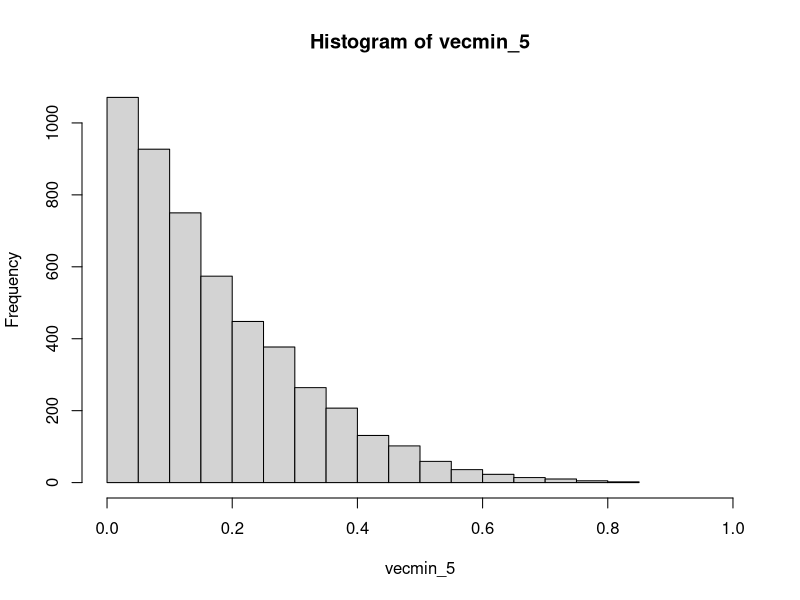
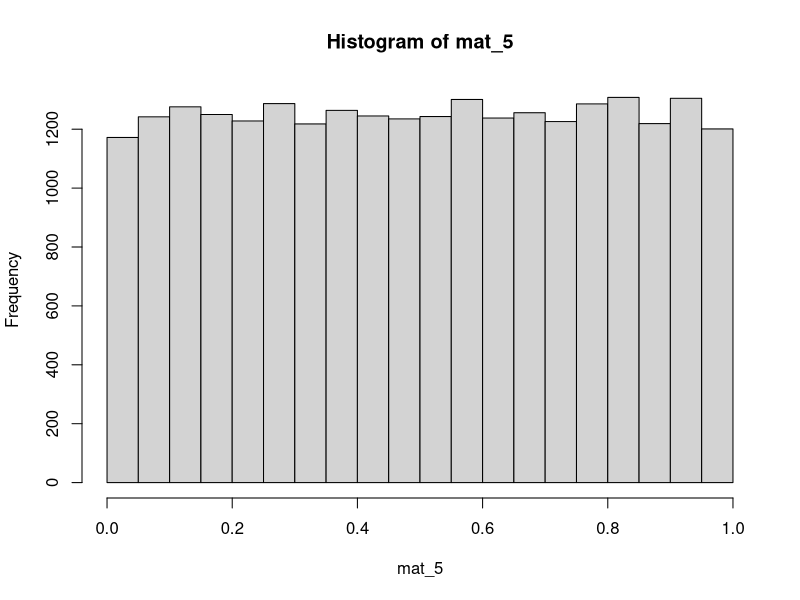
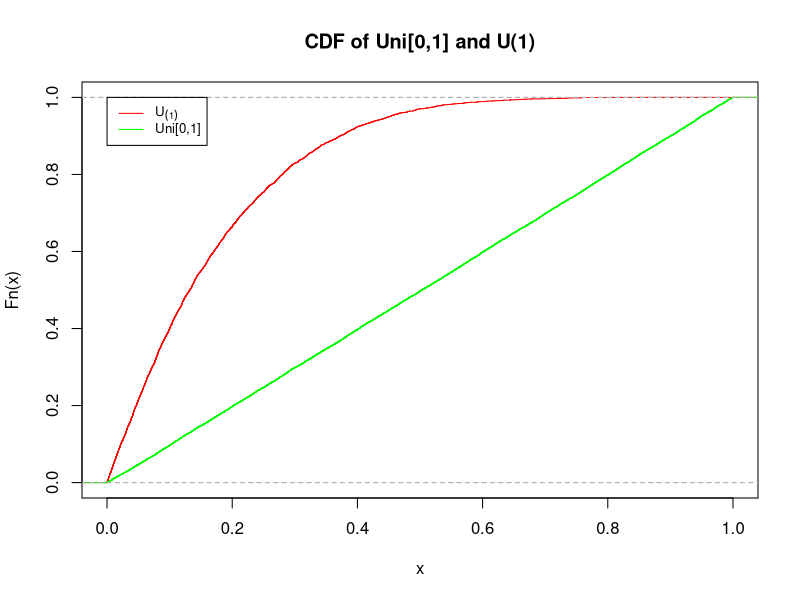
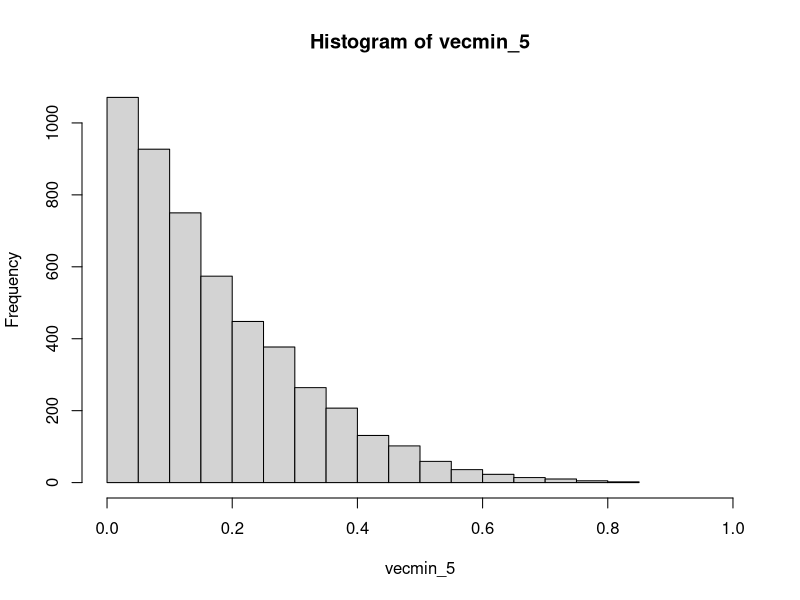
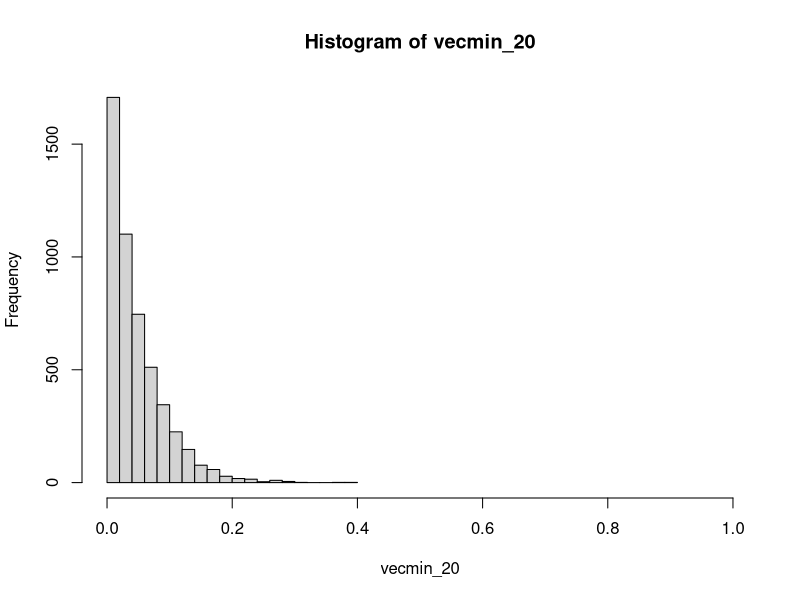
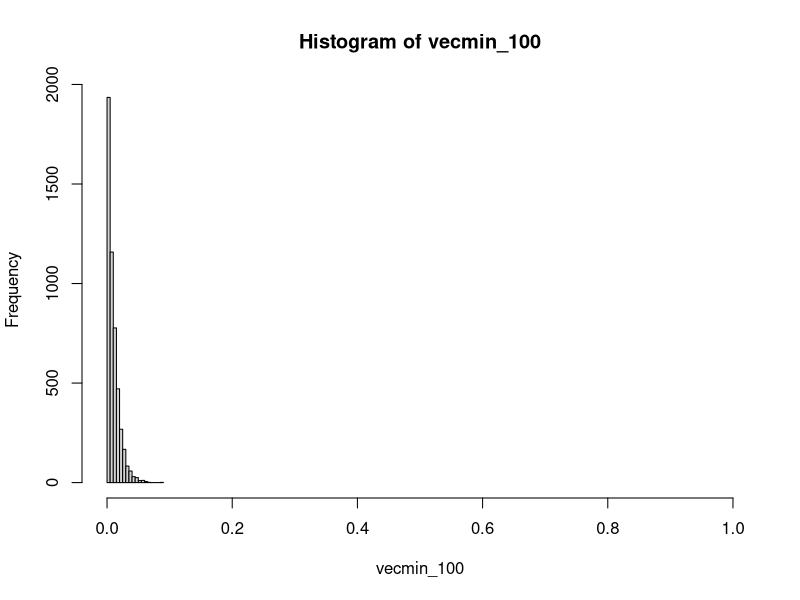
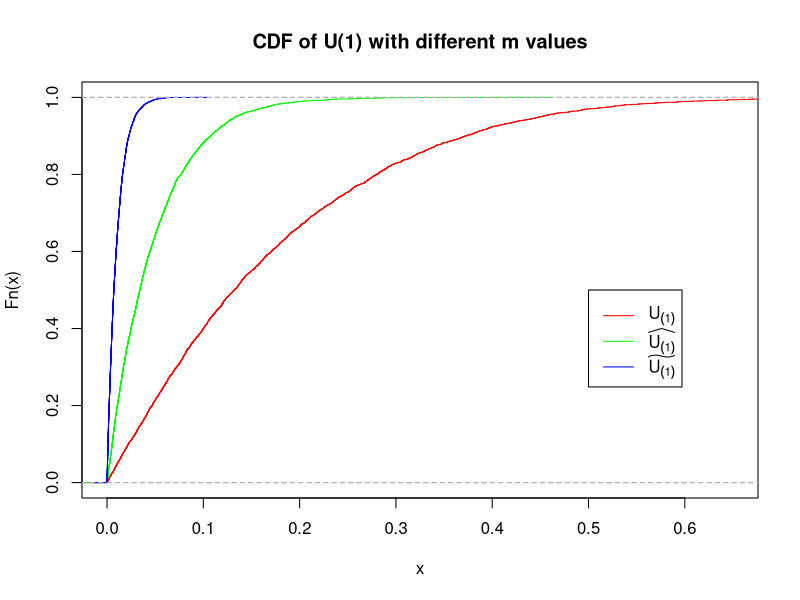
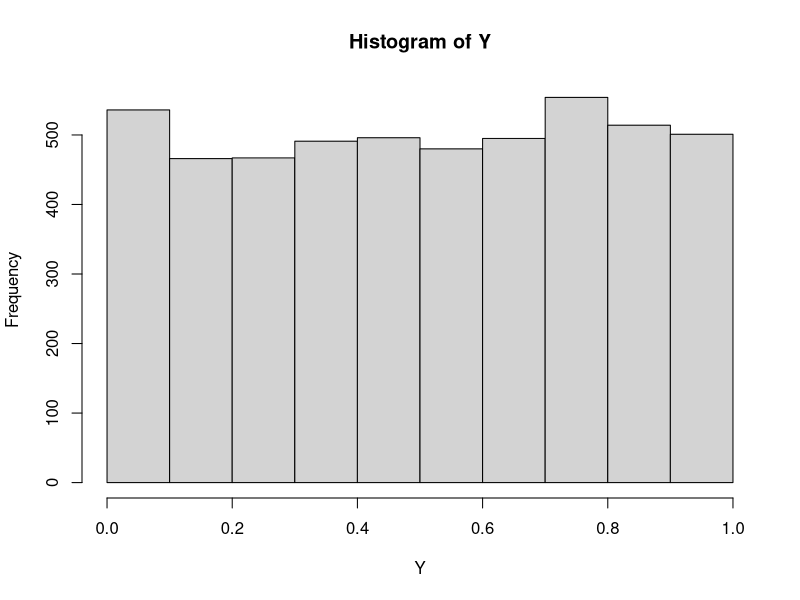

Generate these figures, in order, with R:
## ---- chunk 1
iterations <- 5000
## ---- chunk 2
m <- 5
mat_5 <- replicate(iterations, runif(m,0, 1))
vecmin_5 <- apply(mat_5, 2, min)
## ---- chunk 3
m <- 20
mat_20 <- replicate(iterations, runif(m,0, 1))
vecmin_20 <- apply(mat_20, 2, min)
## ---- chunk 4
m <- 100
mat_100 <- replicate(iterations, runif(m,0, 1))
vecmin_100 <- apply(mat_100, 2, min)
## ---- chunk 5
length(vecmin_5[vecmin_5<0.05])/iterations
## ---- chunk 6
hist(vecmin_5, xlim=c(0,1))
## ---- chunk 7
hist(mat_5, xlim=c(0,1))
## ---- chunk 8
plot(ecdf(vecmin_5),col='red', main='CDF of Uni[0,1] and U(1)', xlim=c(0,1))
lines(ecdf(mat_5),col='green')
legend(0, 1, legend=c(expression(U[(1)]), 'Uni[0,1]'), col=c("red", "green"), lty=1, cex=0.8)
## ---- chunk 9
hist(vecmin_5, xlim=c(0,1))
## ---- chunk 10
hist(vecmin_20, breaks = 20, xlim=c(0,1))
## ---- chunk 11
hist(vecmin_100, xlim=c(0,1))
## ---- chunk 12
plot(ecdf(vecmin_5),col='red', main='CDF of U(1) with different m values', xlim=c(0,0.65))
lines(ecdf(vecmin_20),col='green')
lines(ecdf(vecmin_100),col='blue')

legend(0.5, 0.5, legend=c(expression(U[(1)],widehat(U[(1)]),widetilde(U[(1)]))), col=c("red", "green", "blue"), lty=1)
## ---- chunk 13
Y <- 1-(1-vecmin_100)^100
hist(Y)
